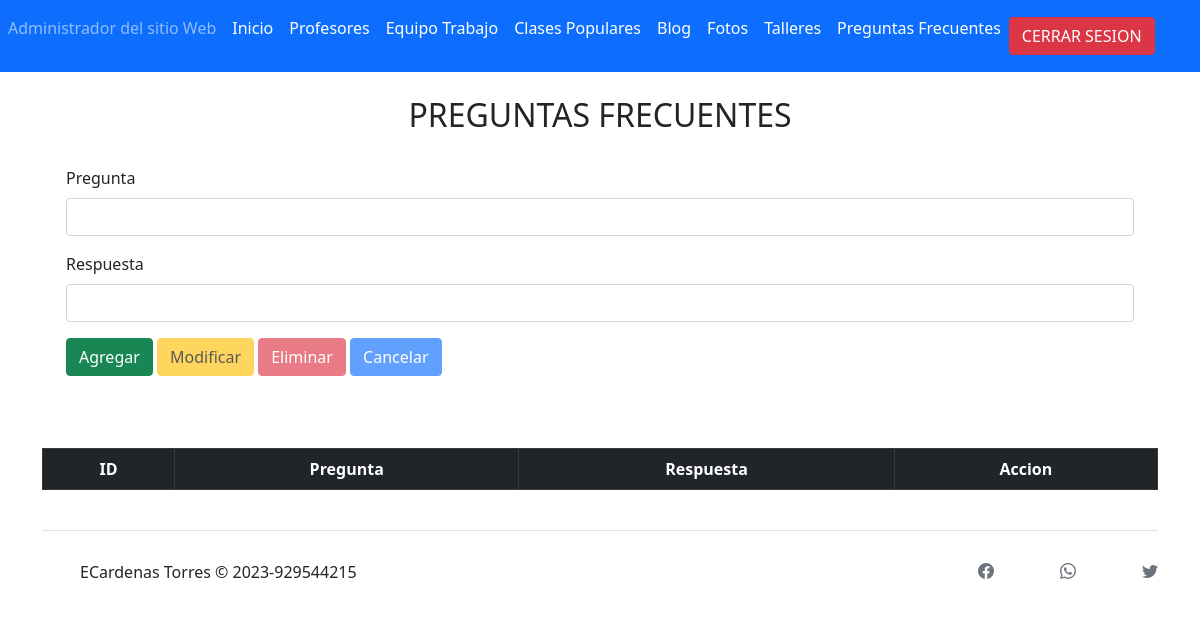
/administrador/seccion/preguntas_frecuentes.php (signed in), run on an earlier commit of the app's database.
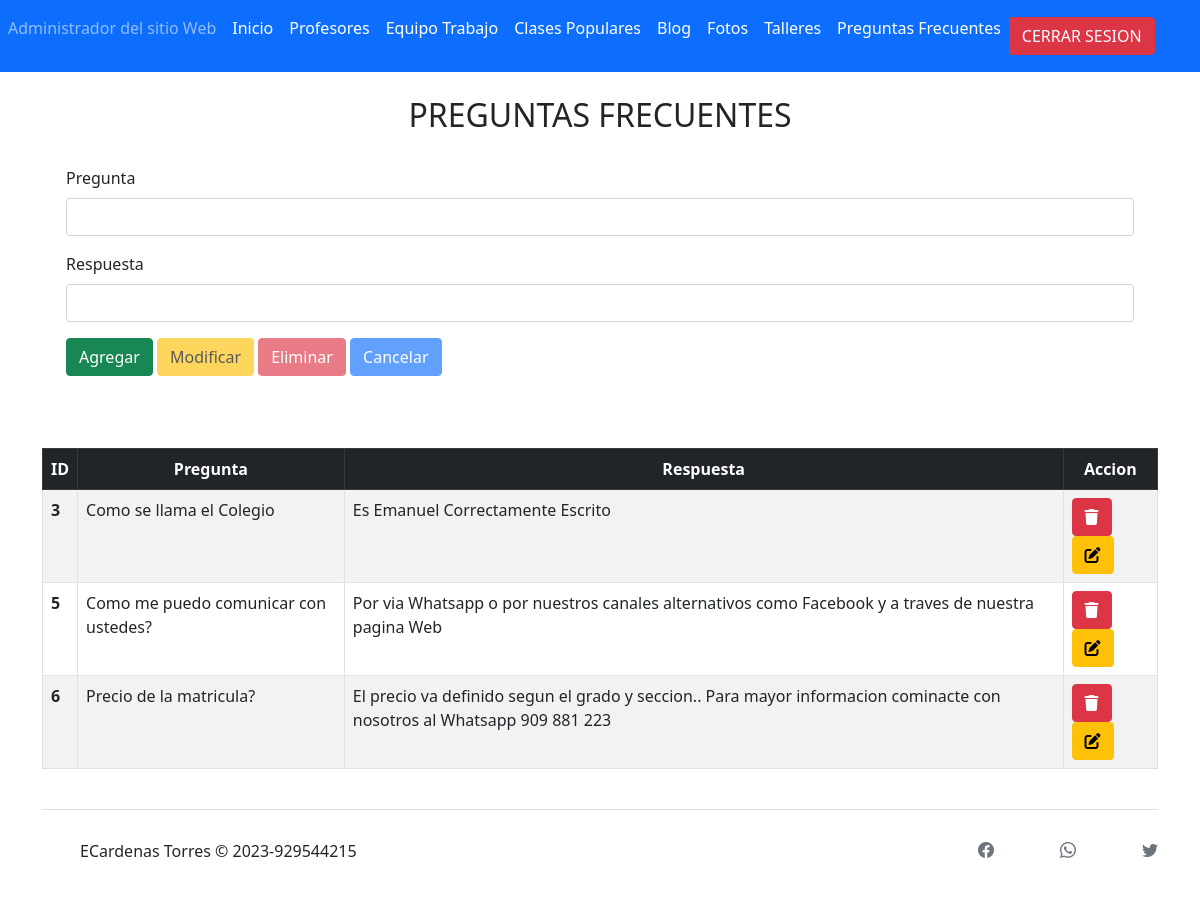
And on a later commit of the database.
### tables this page shows
CREATE TABLE `preguntas_frecuentes` (
  `id` int(11) NOT NULL,
  `pregunta` varchar(255) NOT NULL,
  `respuesta` varchar(255) NOT NULL
);

### administrador/seccion/code/code_preguntas.php (called while the page is built, shortened)
<?php
    $txtPreguntas = !empty((isset($_POST['txtPreguntas'])))?$_POST['txtPreguntas']:"";
    $txtRespuesta = !empty((isset($_POST['txtRespuesta'])))?$_POST['txtRespuesta']:"";
    $accionAgregar = "";
    $accionModificar = $accionEliminar = $accionCancelar = "disabled";
    include "../config/PDO.php";
    $sentencia = $conexion -> prepare("SELECT * FROM preguntas_frecuentes");
    $sentencia -> execute();
    $listaEmpleados = $sentencia -> fetchAll(PDO::FETCH_ASSOC);
?>

### administrador/seccion/preguntas_frecuentes.php (the view, shortened to what this page needs)
<?php
include("template/cabecera.php");
?>
<?php
require "code/code_preguntas.php";
?>
<h2 class="text-center">PREGUNTAS FRECUENTES</h2>
<div class="container-fluid">
  <br>
  <div class="container">
    <form method="POST">
      <div class="mb-3">
        <label for="exampleInputEmail1" class="form-label">Pregunta</label>
        <input type="text" class="form-control" value="<?php echo $txtPreguntas; ?>" name="txtPreguntas" required>
      </div>
      <div class="mb-3">
        <label for="exampleInputPassword1" class="form-label">Respuesta</label>
        <input type="text" class="form-control" value="<?php echo $txtRespuesta; ?>" name="txtRespuesta" required>
      </div>
      <button value="btn1Agregar" <?php echo $accionAgregar; ?> type="submit" name="accion" class="btn btn-success">Agregar</button>
      <button value="btn2Modificar" <?php echo $accionModificar; ?> type="submit" name="accion" class="btn btn-warning">Modificar</button>
      <button value="btn3Eliminar" <?php echo $accionEliminar; ?> type="submit" name="accion" class="btn btn-danger" onclick="return ConfirmDelete()">Eliminar</button>
      <button value="btn4Cancelar" <?php echo $accionCancelar; ?> type="submit" name="accion" class="btn btn-primary">Cancelar</button>
      <br><br>
    </form>
    <br><br>
  </div>
  <table class="table table-striped table-bordered" id="tabla">
    <thead>
      <tr class="table-dark text-center">
        <th scope="col">ID</th>
        <th scope="col">Pregunta</th>
        <th scope="col">Respuesta</th>
        <th scope="col">Accion</th>
      </tr>
    </thead>
    <?php foreach ($listaEmpleados as $empleado) {  ?>
      <tr>
        <th scope="row"><?php echo $empleado['id']; ?></th>
        <td><?php echo $empleado['pregunta']; ?></td>
        <td><?php echo $empleado['respuesta']; ?></td>
        <td>
          <form action="" method="POST">
            <button value="btn3Eliminar" type="submit" name="accion" class="btn btn-danger" onclick="return ConfirmDelete()"><i class="fa-sharp fa-solid fa-trash"></i></button>
            <button value="Seleccionar" type="submit" name="accion" class="btn btn-small btn-warning"><i class="fa-solid fa-pen-to-square"></i></button>
          </form>
        </td>
      </tr>
    <?php } ?>
  </table>
  <?php include "template/pie.php"; ?>

What changed in the data, as far as the page shows it:
added preguntas_frecuentes: id "3", pregunta "Como se llama el Colegio", respuesta "Es Emanuel Correctamente Escrito"
added preguntas_frecuentes: id "5", pregunta "Como me puedo comunicar con ustedes?", respuesta "Por via Whatsapp o por nuestros canales alternativos como Facebook y a traves de nuestra pagina Web"
added preguntas_frecuentes: id "6", pregunta "Precio de la matricula?", respuesta "El precio va definido segun el grado y seccion.. Para mayor informacion cominacte con nosotros al Whatsapp 909 881 223"
